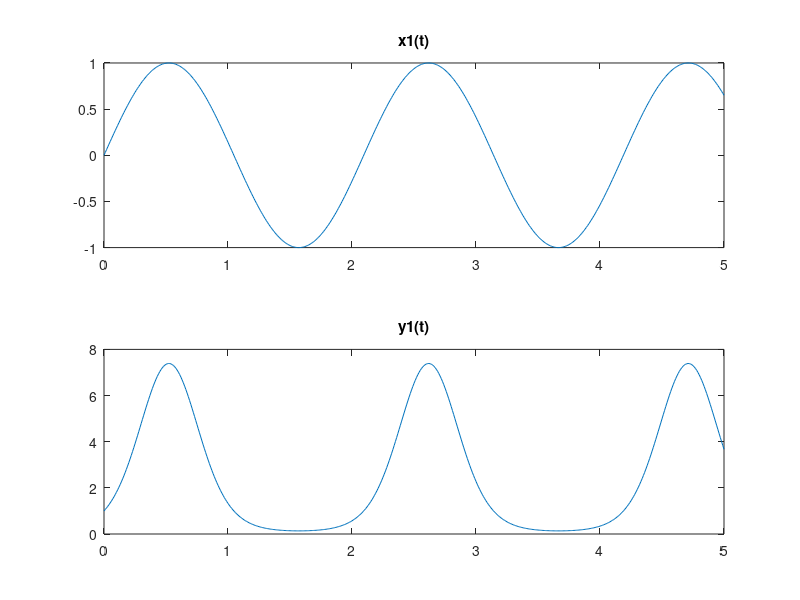
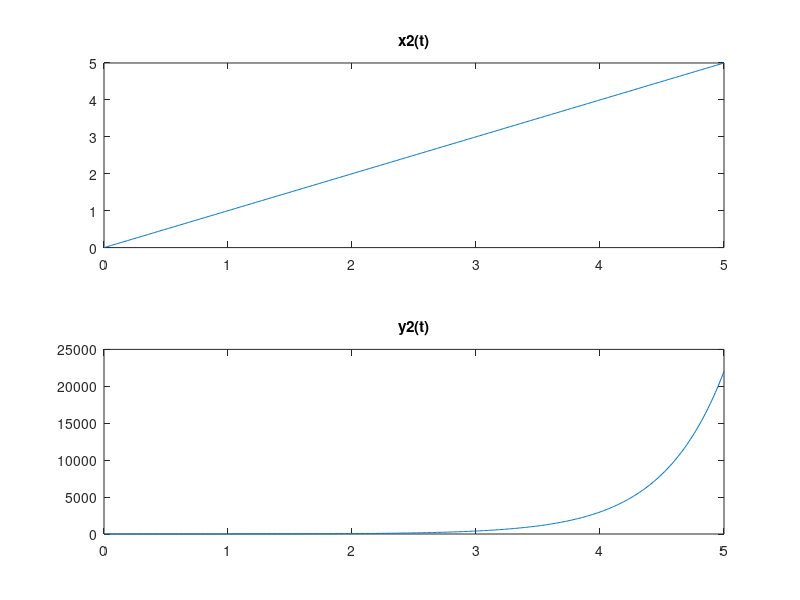
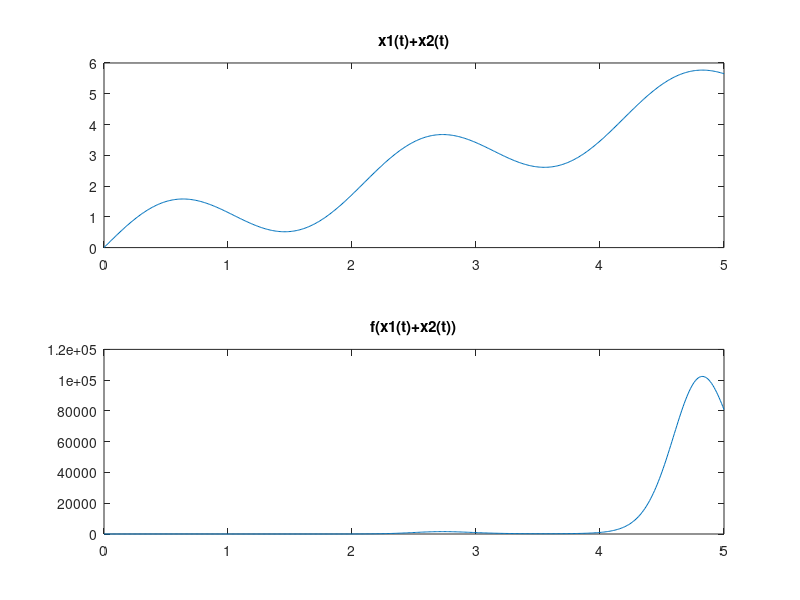
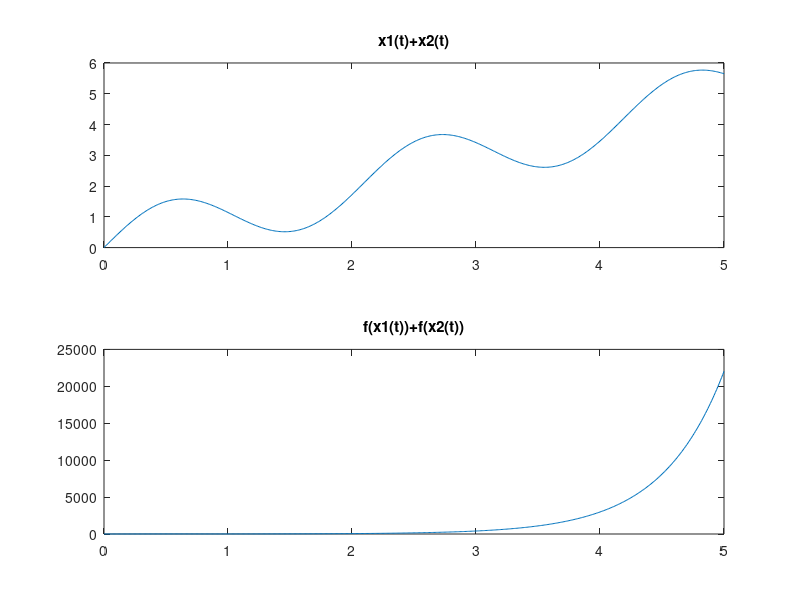

MATLAB code for these plots, in order:
clc
clear all
close all

A=3;
B=0;

dt=0.01;
t=0:dt:5;

x1t=sin(3*t);
x2t=t;

y1t=exp(2.*x1t);
y2t=exp(2.*x2t);

% y1t=Integracion(x1t,dt);
% y2t=Integracion(x2t,dt);

%y1t=A*x1t+B;
%y2t=A*x2t+B;


%y1t=t.*x1t;
%y2t=t.*x2t;

figure,
subplot(2,1,1), plot(t, x1t), title('x1(t)')
subplot(2,1,2), plot(t, y1t), title('y1(t)')

figure,
subplot(2,1,1), plot(t, x2t), title('x2(t)')
subplot(2,1,2), plot(t, y2t), title('y2(t)')

xts=x1t+x2t;
yts=exp(2.*xts);

figure,
subplot(2,1,1), plot(t, xts), title('x1(t)+x2(t)')
subplot(2,1,2), plot(t, yts), title('f(x1(t)+x2(t))')

ytss=y1t+y2t;

figure,
subplot(2,1,1), plot(t, xts), title('x1(t)+x2(t)')
subplot(2,1,2), plot(t, ytss), title('f(x1(t))+f(x2(t))')